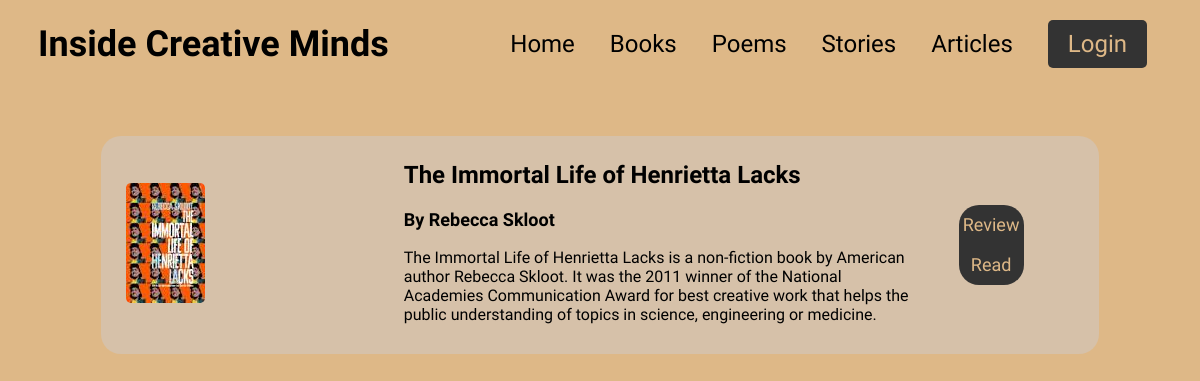
Screenshot of /stories/ with the database file from the repository.
### english/models.py (models this page shows)
class Story(models.Model):
    story_id = models.AutoField(primary_key=True)
    title = models.CharField(max_length=100)
    author = models.CharField(max_length=100)
    content = models.TextField()
    cover = models.ImageField(upload_to="story_covers/", blank=True)
    link = models.URLField()

### english/views.py (the view)
# urls.py: path('stories/', stories, name='stories'),
def stories(request):
    all_stories = Story.objects.all()
    context = {
        'story_list': all_stories
    }
    return render(request, "stories.html", context)

### english/templates/stories.html (shortened to what this page needs)
{% load static %}
<!DOCTYPE html>
<html lang="en">
<head>
    <link rel="stylesheet" href="{% static 'CSS/list.css' %}">
</head>
<body>
    <header>
        <div class="title">Inside Creative Minds</div>
        <nav>
            <ul>
                <li><a href="{% url 'home' %}">Home</a></li>
                <li><a href="{% url 'books' %}">Books</a></li>
                <li><a href="{% url 'poems' %}">Poems</a></li>
                <li><a href="{% url 'stories' %}">Stories</a></li>
                <li><a href="{% url 'articles' %}">Articles</a></li>
                {% if user.is_authenticated %}
                    <li><a href="{% url 'logout' %}" class="read-button">Logout</a></li>
                {% else %}
                    <li><a href="{% url 'login' %}" class="read-button">Login</a></li>
                {% endif %}
            </ul>
        </nav>
    </header>
    <main>
        <div class="fill">
            {% for story in story_list %}
            <div class="book-info">
                <div class="image-container">
                    <img src="{{ story.cover.url }}" alt="Story Cover">
                </div>
                <div class="book-details">
                    <h2>{{ story.title }}</h2>
                    <h3>By {{ story.author }}</h3>
                    <p>{{ story.content }}</p>
                </div>
                <div class="box">
                    <a href="{% url 'story_detail' story_id=story.story_id %}" class="lbox">
                        <button>Review</button>
                    </a>
                    <a href="{{ story.link }}" class="rbox">
                        <button>Read</button>
                    </a>
                </div>
            </div>
            {% endfor %}
        </div>
    </main>
</body>
</html>

### static/CSS/list.css (style rules this page uses)
body { background-color: burlywood; background-size: cover; background-position: center; font-family: 'Felipa', sans-serif; overflow-x: hidden; }
header { display: flex; justify-content: space-between; align-items: center; padding: 20px 30px; color: white; z-index: 2; position: sticky; margin-top: -10px; top: 0; background-color: burlywood; }
.title { font-family: 'Felipa', sans-serif; font-size: 36px; font-weight: bold; color: black; }
nav ul { align-items: center; list-style-type: none; margin: 0; padding: 0; display: flex; flex-direction: row; gap: 20px; }
nav li { margin-right: 15px; }
nav a { text-decoration: none; color: black; font-family: 'Felipa', sans-serif; font-size: 24px; }
main { display: flex; justify-content: center; align-items: center; }
.read-button { display: inline-block; padding: 10px 20px; background-color: #333; color: burlywood; text-decoration: none; border-radius: 5px; transition: background-color 0.3s ease; }
.book-info { display: flex; align-items: center; margin: 50px 0 0; padding: 25px; background-color: #D6C1A9; border-radius: 20px; width: 80%; }
.image-container { flex: 1; padding-right: 25px; }
.image-container img { max-width: 100%; height: auto; border-radius: 5px; }
.book-details { flex: 2; text-align: left; }
.book-details h2 { font-size: 24px; margin-top: 0; font-family: Sura; }
.book-details h3 { font-size: 18px; margin-top: 0; font-family: Sura; }
.book-details p { font-size: 16px; margin: 5px 0; font-family: Sura; font-weight: 300px; }
.fill { margin: 0px 0px 50px 0px; display: flex; flex-direction: column; align-items: center; }
.lbox { border-radius: 20px 20px 0px 0px; }
.rbox { border-radius: 0px 0px 20px 20px; }
.rbox, .mbox , .lbox { font-family: Felipa; width: 65px; height: 40px; background-color: #333; transition: background-color 0.3s ease; display: flex; flex-direction: row; align-items: center; justify-content: center; border: none; cursor: pointer; text-decoration: none; color: burlywood; font-size: 18px; }
.box { display: flex; flex-direction: column; align-items: center; justify-content: center; margin: 0px 50px; }
button { border: none; background: none; cursor: pointer; color: burlywood; font-family: Felipa; font-size: 18px; }

### rows the page displays
Story: cover (picture), title "The Immortal Life of Henrietta Lacks", author "Rebecca Skloot", content "The Immortal Life of Henrietta Lacks is a non-fiction book by American author Rebecca Skloot. It was the 2011 winner of the National Academies Communication Award for best creative work that helps the public understanding of topics in science, engineering or medicine."
